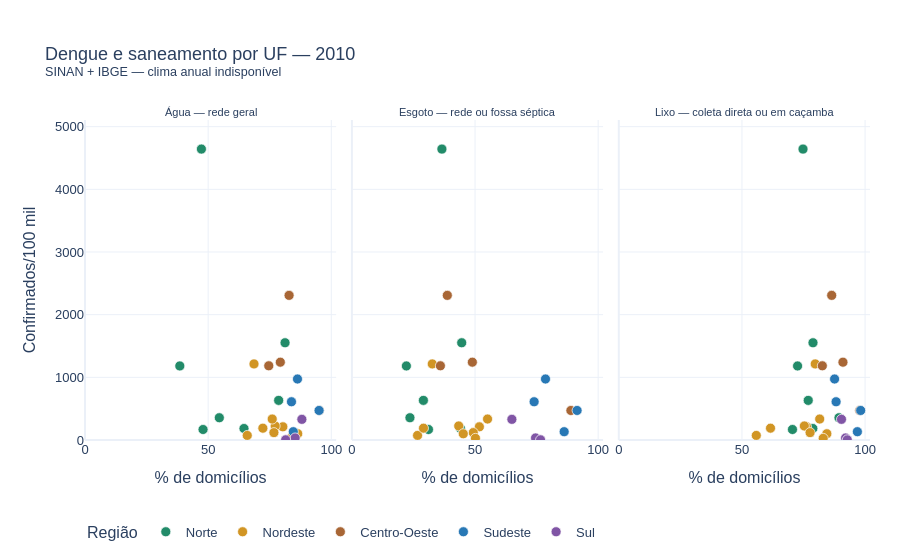

Notebook cell for this chart:
### Markdown cell above
## 7. Dispersão anual integrando as três fontes

Cada ponto é **uma UF no ano**. O eixo horizontal mostra saneamento, o vertical a taxa
anual de dengue, e a cor a temperatura média anual do painel fixo. A mesma amostra de
UFs completas é usada nos três painéis. Passe o cursor para consultar também chuva e umidade.

Quando não há UFs com clima anual elegível, apresenta-se explicitamente a comparação
**SINAN–IBGE**, sem atribuir valores climáticos aos pontos. Não se estimam efeitos causais
nem se tratam os meses repetidos como observações independentes de saneamento.

### Code cell
colunas_completas = [*SANITATION, "taxa_confirmados_100k", "chuva_anual_mm", "temperatura_media_c", "umidade_media_pct"]
amostra_tres_fontes = anual.drop_nulls(colunas_completas)
usar_clima = amostra_tres_fontes.height > 0
amostra = amostra_tres_fontes if usar_clima else anual.drop_nulls([*SANITATION, "taxa_confirmados_100k"])
descricao = "SINAN + IBGE + INMET" if usar_clima else "SINAN + IBGE — clima anual indisponível"
display(Markdown(f"**Amostra:** {amostra.height} UFs. **Fontes representadas:** {descricao}."))

longa = amostra.to_pandas().melt(
    id_vars=["UF", "regiao", "populacao", "taxa_confirmados_100k", "temperatura_media_c", "chuva_anual_mm", "umidade_media_pct"],
    value_vars=SANITATION, var_name="indicador", value_name="cobertura_domiciliar_pct",
)
longa["indicador"] = longa["indicador"].map(ROTULOS_SANEAMENTO)
opcoes_cor = dict(color="temperatura_media_c", color_continuous_scale="YlOrRd") if usar_clima else dict(color="regiao", color_discrete_map=CORES_REGIAO)
fig = px.scatter(
    longa, x="cobertura_domiciliar_pct", y="taxa_confirmados_100k", facet_col="indicador",
    hover_name="UF", hover_data={"populacao": ":,", "chuva_anual_mm": ":.1f", "umidade_media_pct": ":.1f"},
    labels={"cobertura_domiciliar_pct": "% de domicílios", "taxa_confirmados_100k": "Confirmados/100 mil", "temperatura_media_c": "Temperatura (°C)", "regiao": "Região"},
    title=f"Dengue e saneamento por UF — {ANO}<br><sup>{descricao}</sup>",
    **opcoes_cor,
)
fig.for_each_annotation(lambda a: a.update(text=a.text.split("=")[-1]))
fig.update_annotations(font_size=11)
fig.update_traces(marker_size=10, marker_line_width=0.7, marker_line_color="white")
fig.update_xaxes(range=[0, 102])
fig.update_yaxes(range=[0, max(1.0, float(amostra["taxa_confirmados_100k"].max()) * 1.1)], autorange=False)
fig.update_layout(height=560, autosize=True, margin=dict(t=120, b=115, l=85, r=30), legend=dict(orientation="h", y=-0.24))
mostrar("03_dispersao_integrada", fig)

### Figure 1 — Plotly figure (JSON) as saved in the notebook; plotly's stock layout.template omitted (floating-point values rounded to 4 significant figures)
{"data": [{"customdata": [[733600.0, null, null], [3484000.0, null, 84.03], [669500.0, null, null], [7581000.0, null, 79.35], [1562000.0, null, null], [450500.0, null, null], [1383000.0, null, 67.34]], "hovertemplate": "<b>%{hovertext}</b><br><br>Região=Norte<br>indicador=Água — rede geral<br>% de domicílios=%{x}<br>Confirmados/100 mil=%{y}<br>populacao=%{customdata[0]:,}<br>chuva_anual_mm=%{customdata[1]:.1f}<br>umidade_media_pct=%{customdata[2]:.1f}<extra></extra>", "hovertext": ["AC", "AM", "AP", "PA", "RO", "RR", "TO"], "legendgroup": "Norte", "marker": {"color": "#228b69", "line": {"color": "white", "width": 0.7}, "size": 10, "symbol": "circle"}, "mode": "markers", "name": "Norte", "orientation": "v", "showlegend": true, "type": "scatter", "x": [47.27, 64.56, 54.54, 47.94, 38.5, 81.23, 78.64], "xaxis": "x", "y": [4642.0, 183.5, 355.2, 167.6, 1182.0, 1552.0, 632.2], "yaxis": "y"}, {"customdata": [[733600.0, null, null], [3484000.0, null, 84.03], [669500.0, null, null], [7581000.0, null, 79.35], [1562000.0, null, null], [450500.0, null, null], [1383000.0, null, 67.34]], "hovertemplate": "<b>%{hovertext}</b><br><br>Região=Norte<br>indicador=Esgoto — rede ou fossa séptica<br>% de domicílios=%{x}<br>Confirmados/100 mil=%{y}<br>populacao=%{customdata[0]:,}<br>chuva_anual_mm=%{customdata[1]:.1f}<br>umidade_media_pct=%{customdata[2]:.1f}<extra></extra>", "hovertext": ["AC", "AM", "AP", "PA", "RO", "RR", "TO"], "legendgroup": "Norte", "marker": {"color": "#228b69", "line": {"color": "white", "width": 0.7}, "size": 10, "symbol": "circle"}, "mode": "markers", "name": "Norte", "orientation": "v", "showlegend": false, "type": "scatter", "x": [36.55, 44.07, 23.57, 31.09, 22.12, 44.59, 29.03], "xaxis": "x2", "y": [4642.0, 183.5, 355.2, 167.6, 1182.0, 1552.0, 632.2], "yaxis": "y2"}, {"customdata": [[733600.0, null, null], [3484000.0, null, 84.03], [669500.0, null, null], [7581000.0, null, 79.35], [1562000.0, null, null], [450500.0, null, null], [1383000.0, null, 67.34]], "hovertemplate": "<b>%{hovertext}</b><br><br>Região=Norte<br>indicador=Lixo — coleta direta ou em caçamba<br>% de domicílios=%{x}<br>Confirmados/100 mil=%{y}<br>populacao=%{customdata[0]:,}<br>chuva_anual_mm=%{customdata[1]:.1f}<br>umidade_media_pct=%{customdata[2]:.1f}<extra></extra>", "hovertext": ["AC", "AM", "AP", "PA", "RO", "RR", "TO"], "legendgroup": "Norte", "marker": {"color": "#228b69", "line": {"color": "white", "width": 0.7}, "size": 10, "symbol": "circle"}, "mode": "markers", "name": "Norte", "orientation": "v", "showlegend": false, "type": "scatter", "x": [74.8, 78.79, 89.41, 70.52, 72.59, 78.85, 76.92], "xaxis": "x3", "y": [4642.0, 183.5, 355.2, 167.6, 1182.0, 1552.0, 632.2], "yaxis": "y3"}, {"customdata": [[3120000.0, null, 78.76], [14020000.0, null, 68.65], [8452000.0, null, 59.99], [6575000.0, null, 70.14], [3767000.0, null, 76.47], [8796000.0, null, 73.31], [3118000.0, null, 60.37], [3168000.0, null, null], [2068000.0, null, 78.49]], "hovertemplate": "<b>%{hovertext}</b><br><br>Região=Nordeste<br>indicador=Água — rede geral<br>% de domicílios=%{x}<br>Confirmados/100 mil=%{y}<br>populacao=%{customdata[0]:,}<br>chuva_anual_mm=%{customdata[1]:.1f}<br>umidade_media_pct=%{customdata[2]:.1f}<extra></extra>", "hovertext": ["AL", "BA", "CE", "MA", "PB", "PE", "PI", "RN", "SE"], "legendgroup": "Nordeste", "marker": {"color": "#d19524", "line": {"color": "white", "width": 0.7}, "size": 10, "symbol": "circle"}, "mode": "markers", "name": "Nordeste", "orientation": "v", "showlegend": true, "type": "scatter", "x": [68.62, 80.34, 77.22, 65.88, 76.71, 76.02, 72.22, 86.38, 83.54], "xaxis": "x", "y": [1214.0, 210.3, 223.6, 73.16, 117.7, 334.0, 188.6, 99.43, 26.35], "yaxis": "y"}, {"customdata": [[3120000.0, null, 78.76], [14020000.0, null, 68.65], [8452000.0, null, 59.99], [6575000.0, null, 70.14], [3767000.0, null, 76.47], [8796000.0, null, 73.31], [3118000.0, null, 60.37], [3168000.0, null, null], [2068000.0, null, 78.49]], "hovertemplate": "<b>%{hovertext}</b><br><br>Região=Nordeste<br>indicador=Esgoto — rede ou fossa séptica<br>% de domicílios=%{x}<br>Confirmados/100 mil=%{y}<br>populacao=%{customdata[0]:,}<br>chuva_anual_mm=%{customdata[1]:.1f}<br>umidade_media_pct=%{customdata[2]:.1f}<extra></extra>", "hovertext": ["AL", "BA", "CE", "MA", "PB", "PE", "PI", "RN", "SE"], "legendgroup": "Nordeste", "marker": {"color": "#d19524", "line": {"color": "white", "width": 0.7}, "size": 10, "symbol": "circle"}, "mode": "markers", "name": "Nordeste", "orientation": "v", "showlegend": false, "type": "scatter", "x": [32.64, 51.76, 43.38, 26.66, 49.29, 55.08, 29.07, 45.22, 50.16], "xaxis": "x2", "y": [1214.0, 210.3, 223.6, 73.16, 117.7, 334.0, 188.6, 99.43, 26.35], "yaxis": "y2"}, {"customdata": [[3120000.0, null, 78.76], [14020000.0, null, 68.65], [8452000.0, null, 59.99], [6575000.0, null, 70.14], [3767000.0, null, 76.47], [8796000.0, null, 73.31], [3118000.0, null, 60.37], [3168000.0, null, null], [2068000.0, null, 78.49]], "hovertemplate": "<b>%{hovertext}</b><br><br>Região=Nordeste<br>indicador=Lixo — coleta direta ou em caçamba<br>% de domicílios=%{x}<br>Confirmados/100 mil=%{y}<br>populacao=%{customdata[0]:,}<br>chuva_anual_mm=%{customdata[1]:.1f}<br>umidade_media_pct=%{customdata[2]:.1f}<extra></extra>", "hovertext": ["AL", "BA", "CE", "MA", "PB", "PE", "PI", "RN", "SE"], "legendgroup": "Nordeste", "marker": {"color": "#d19524", "line": {"color": "white", "width": 0.7}, "size": 10, "symbol": "circle"}, "mode": "markers", "name": "Nordeste", "orientation": "v", "showlegend": false, "type": "scatter", "x": [79.76, 76.22, 75.34, 55.83, 77.67, 81.58, 61.6, 84.48, 83.0], "xaxis": "x3", "y": [1214.0, 210.3, 223.6, 73.16, 117.7, 334.0, 188.6, 99.43, 26.35], "yaxis": "y3"}, {"customdata": [[2570000.0, null, null], [6004000.0, null, 63.96], [2449000.0, null, 69.12], [3035000.0, null, 70.98]], "hovertemplate": "<b>%{hovertext}</b><br><br>Região=Centro-Oeste<br>indicador=Água — rede geral<br>% de domicílios=%{x}<br>Confirmados/100 mil=%{y}<br>populacao=%{customdata[0]:,}<br>chuva_anual_mm=%{customdata[1]:.1f}<br>umidade_media_pct=%{customdata[2]:.1f}<extra></extra>", "hovertext": ["DF", "GO", "MS", "MT"], "legendgroup": "Centro-Oeste", "marker": {"color": "#a86635", "line": {"color": "white", "width": 0.7}, "size": 10, "symbol": "circle"}, "mode": "markers", "name": "Centro-Oeste", "orientation": "v", "showlegend": true, "type": "scatter", "x": [95.11, 79.31, 82.87, 74.62], "xaxis": "x", "y": [471.0, 1242.0, 2308.0, 1184.0], "yaxis": "y"}, {"customdata": [[2570000.0, null, null], [6004000.0, null, 63.96], [2449000.0, null, 69.12], [3035000.0, null, 70.98]], "hovertemplate": "<b>%{hovertext}</b><br><br>Região=Centro-Oeste<br>indicador=Esgoto — rede ou fossa séptica<br>% de domicílios=%{x}<br>Confirmados/100 mil=%{y}<br>populacao=%{customdata[0]:,}<br>chuva_anual_mm=%{customdata[1]:.1f}<br>umidade_media_pct=%{customdata[2]:.1f}<extra></extra>", "hovertext": ["DF", "GO", "MS", "MT"], "legendgroup": "Centro-Oeste", "marker": {"color": "#a86635", "line": {"color": "white", "width": 0.7}, "size": 10, "symbol": "circle"}, "mode": "markers", "name": "Centro-Oeste", "orientation": "v", "showlegend": false, "type": "scatter", "x": [88.92, 48.91, 38.74, 35.93], "xaxis": "x2", "y": [471.0, 1242.0, 2308.0, 1184.0], "yaxis": "y2"}, {"customdata": [[2570000.0, null, null], [6004000.0, null, 63.96], [2449000.0, null, 69.12], [3035000.0, null, 70.98]], "hovertemplate": "<b>%{hovertext}</b><br><br>Região=Centro-Oeste<br>indicador=Lixo — coleta direta ou em caçamba<br>% de domicílios=%{x}<br>Confirmados/100 mil=%{y}<br>populacao=%{customdata[0]:,}<br>chuva_anual_mm=%{customdata[1]:.1f}<br>umidade_media_pct=%{customdata[2]:.1f}<extra></extra>", "hovertext": ["DF", "GO", "MS", "MT"], "legendgroup": "Centro-Oeste", "marker": {"color": "#a86635", "line": {"color": "white", "width": 0.7}, "size": 10, "symbol": "circle"}, "mode": "markers", "name": "Centro-Oeste", "orientation": "v", "showlegend": false, "type": "scatter", "x": [97.84, 91.02, 86.45, 82.64], "xaxis": "x3", "y": [471.0, 1242.0, 2308.0, 1184.0], "yaxis": "y3"}, {"customdata": [[3515000.0, null, 75.57], [19600000.0, null, 75.97], [15990000.0, null, 79.07], [41260000.0, null, 71.92]], "hovertemplate": "<b>%{hovertext}</b><br><br>Região=Sudeste<br>indicador=Água — rede geral<br>% de domicílios=%{x}<br>Confirmados/100 mil=%{y}<br>populacao=%{customdata[0]:,}<br>chuva_anual_mm=%{customdata[1]:.1f}<br>umidade_media_pct=%{customdata[2]:.1f}<extra></extra>", "hovertext": ["ES", "MG", "RJ", "SP"], "legendgroup": "Sudeste", "marker": {"color": "#2878b5", "line": {"color": "white", "width": 0.7}, "size": 10, "symbol": "circle"}, "mode": "markers", "name": "Sudeste", "orientation": "v", "showlegend": true, "type": "scatter", "x": [83.84, 86.28, 84.58, 95.05], "xaxis": "x", "y": [610.3, 972.9, 132.5, 471.3], "yaxis": "y"}, {"customdata": [[3515000.0, null, 75.57], [19600000.0, null, 75.97], [15990000.0, null, 79.07], [41260000.0, null, 71.92]], "hovertemplate": "<b>%{hovertext}</b><br><br>Região=Sudeste<br>indicador=Esgoto — rede ou fossa séptica<br>% de domicílios=%{x}<br>Confirmados/100 mil=%{y}<br>populacao=%{customdata[0]:,}<br>chuva_anual_mm=%{customdata[1]:.1f}<br>umidade_media_pct=%{customdata[2]:.1f}<extra></extra>", "hovertext": ["ES", "MG", "RJ", "SP"], "legendgroup": "Sudeste", "marker": {"color": "#2878b5", "line": {"color": "white", "width": 0.7}, "size": 10, "symbol": "circle"}, "mode": "markers", "name": "Sudeste", "orientation": "v", "showlegend": false, "type": "scatter", "x": [73.99, 78.61, 86.19, 91.44], "xaxis": "x2", "y": [610.3, 972.9, 132.5, 471.3], "yaxis": "y2"}, {"customdata": [[3515000.0, null, 75.57], [19600000.0, null, 75.97], [15990000.0, null, 79.07], [41260000.0, null, 71.92]], "hovertemplate": "<b>%{hovertext}</b><br><br>Região=Sudeste<br>indicador=Lixo — coleta direta ou em caçamba<br>% de domicílios=%{x}<br>Confirmados/100 mil=%{y}<br>populacao=%{customdata[0]:,}<br>chuva_anual_mm=%{customdata[1]:.1f}<br>umidade_media_pct=%{customdata[2]:.1f}<extra></extra>", "hovertext": ["ES", "MG", "RJ", "SP"], "legendgroup": "Sudeste", "marker": {"color": "#2878b5", "line": {"color": "white", "width": 0.7}, "size": 10, "symbol": "circle"}, "mode": "markers", "name": "Sudeste", "orientation": "v", "showlegend": false, "type": "scatter", "x": [88.23, 87.62, 96.87, 98.22], "xaxis": "x3", "y": [610.3, 972.9, 132.5, 471.3], "yaxis": "y3"}, {"customdata": [[10440000.0, null, 79.55], [10690000.0, null, 75.46], [6248000.0, null, 77.04]], "hovertemplate": "<b>%{hovertext}</b><br><br>Região=Sul<br>indicador=Água — rede geral<br>% de domicílios=%{x}<br>Confirmados/100 mil=%{y}<br>populacao=%{customdata[0]:,}<br>chuva_anual_mm=%{customdata[1]:.1f}<br>umidade_media_pct=%{customdata[2]:.1f}<extra></extra>", "hovertext": ["PR", "RS", "SC"], "legendgroup": "Sul", "marker": {"color": "#8055a5", "line": {"color": "white", "width": 0.7}, "size": 10, "symbol": "circle"}, "mode": "markers", "name": "Sul", "orientation": "v", "showlegend": true, "type": "scatter", "x": [88.06, 85.33, 81.48], "xaxis": "x", "y": [329.7, 32.66, 2.657], "yaxis": "y"}, {"customdata": [[10440000.0, null, 79.55], [10690000.0, null, 75.46], [6248000.0, null, 77.04]], "hovertemplate": "<b>%{hovertext}</b><br><br>Região=Sul<br>indicador=Esgoto — rede ou fossa séptica<br>% de domicílios=%{x}<br>Confirmados/100 mil=%{y}<br>populacao=%{customdata[0]:,}<br>chuva_anual_mm=%{customdata[1]:.1f}<br>umidade_media_pct=%{customdata[2]:.1f}<extra></extra>", "hovertext": ["PR", "RS", "SC"], "legendgroup": "Sul", "marker": {"color": "#8055a5", "line": {"color": "white", "width": 0.7}, "size": 10, "symbol": "circle"}, "mode": "markers", "name": "Sul", "orientation": "v", "showlegend": false, "type": "scatter", "x": [64.96, 74.57, 76.6], "xaxis": "x2", "y": [329.7, 32.66, 2.657], "yaxis": "y2"}, {"customdata": [[10440000.0, null, 79.55], [10690000.0, null, 75.46], [6248000.0, null, 77.04]], "hovertemplate": "<b>%{hovertext}</b><br><br>Região=Sul<br>indicador=Lixo — coleta direta ou em caçamba<br>% de domicílios=%{x}<br>Confirmados/100 mil=%{y}<br>populacao=%{customdata[0]:,}<br>chuva_anual_mm=%{customdata[1]:.1f}<br>umidade_media_pct=%{customdata[2]:.1f}<extra></extra>", "hovertext": ["PR", "RS", "SC"], "legendgroup": "Sul", "marker": {"color": "#8055a5", "line": {"color": "white", "width": 0.7}, "size": 10, "symbol": "circle"}, "mode": "markers", "name": "Sul", "orientation": "v", "showlegend": false, "type": "scatter", "x": [90.42, 92.08, 92.78], "xaxis": "x3", "y": [329.7, 32.66, 2.657], "yaxis": "y3"}], "layout": {"annotations": [{"font": {"size": 11}, "showarrow": false, "text": "Água — rede geral", "x": 0.16, "xanchor": "center", "xref": "paper", "y": 1.0, "yanchor": "bottom", "yref": "paper"}, {"font": {"size": 11}, "showarrow": false, "text": "Esgoto — rede ou fossa séptica", "x": 0.5, "xanchor": "center", "xref": "paper", "y": 1.0, "yanchor": "bottom", "yref": "paper"}, {"font": {"size": 11}, "showarrow": false, "text": "Lixo — coleta direta ou em caçamba", "x": 0.84, "xanchor": "center", "xref": "paper", "y": 1.0, "yanchor": "bottom", "yref": "paper"}], "autosize": true, "font": {"family": "Arial, sans-serif", "size": 13}, "height": 560, "legend": {"orientation": "h", "title": {"text": "Região"}, "tracegroupgap": 0, "y": -0.24}, "margin": {"b": 115, "l": 85, "r": 30, "t": 120}, "separators": ",.", "title": {"text": "Dengue e saneamento por UF — 2010<br><sup>SINAN + IBGE — clima anual indisponível</sup>"}, "xaxis": {"anchor": "y", "domain": [0.0, 0.32], "range": [0, 102], "title": {"text": "% de domicílios"}}, "xaxis2": {"anchor": "y2", "domain": [0.34, 0.66], "matches": "x", "range": [0, 102], "title": {"text": "% de domicílios"}}, "xaxis3": {"anchor": "y3", "domain": [0.68, 1.0], "matches": "x", "range": [0, 102], "title": {"text": "% de domicílios"}}, "yaxis": {"anchor": "x", "autorange": false, "domain": [0.0, 1.0], "range": [0, 5106.0], "title": {"text": "Confirmados/100 mil"}}, "yaxis2": {"anchor": "x2", "autorange": false, "domain": [0.0, 1.0], "matches": "y", "range": [0, 5106.0], "showticklabels": false}, "yaxis3": {"anchor": "x3", "autorange": false, "domain": [0.0, 1.0], "matches": "y", "range": [0, 5106.0], "showticklabels": false}}}
